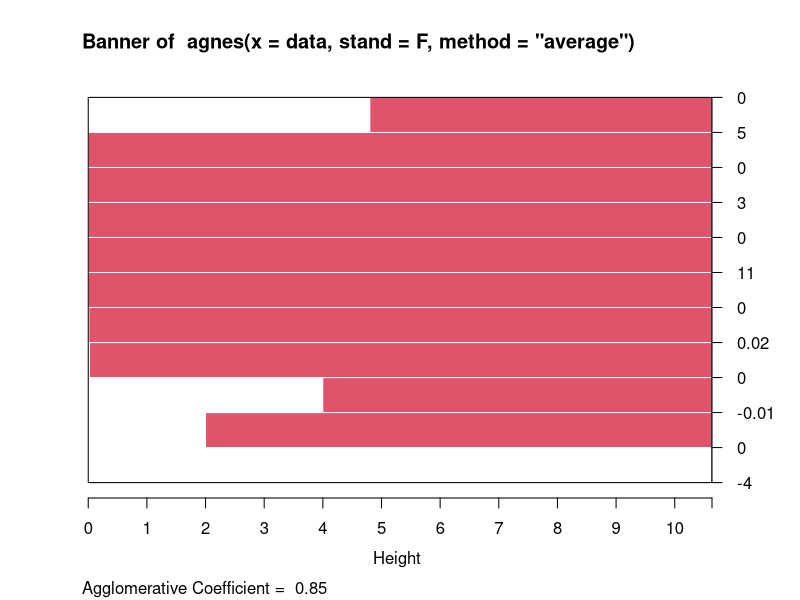
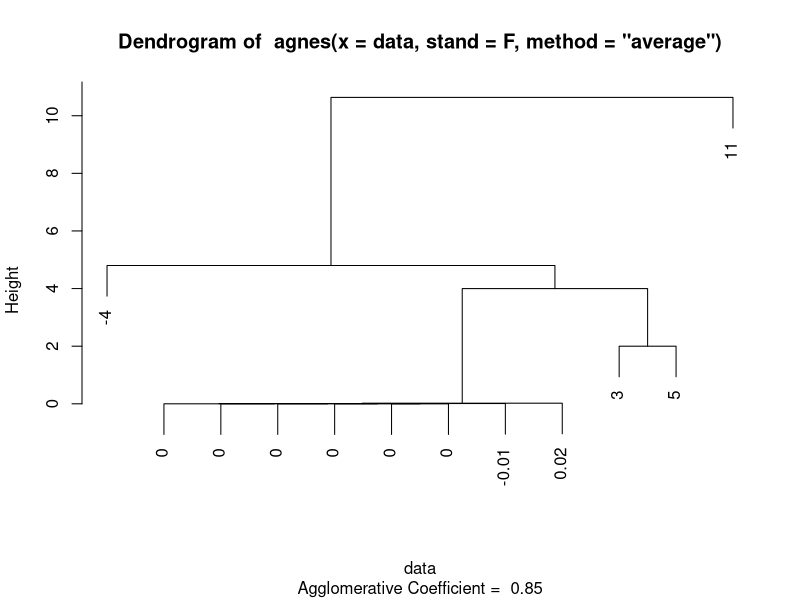

Reproduce these figures in R, in order. (Note: this script raises an error after producing the figures.)

require(cluster)

#  Fibonacci sequence
data<- data.frame('x'= c(-4,0,-0.01,0,0.02,0,11,0,3,0,5,0))

ag <- agnes(data, method="average", stand=F)
summary(ag)
plot(ag,labels=data$x)

data<- data.frame('x'= c(-4,0,-0.01,0,0.02,0,11,0,3,0,5,0))

ag <- agnes(data, method="median", stand=F)
summary(ag)
plot(ag,labels=data$x)